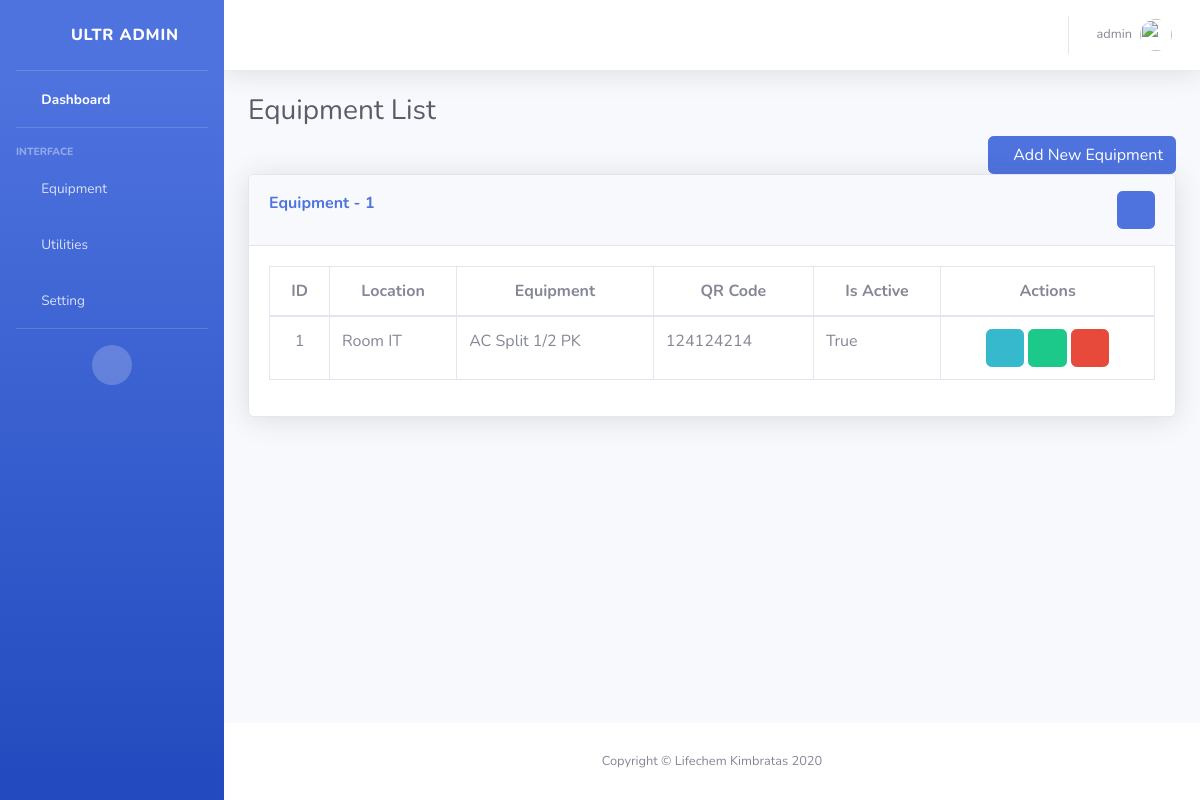
/equipment/ (signed in), run on an earlier commit of the app's database.
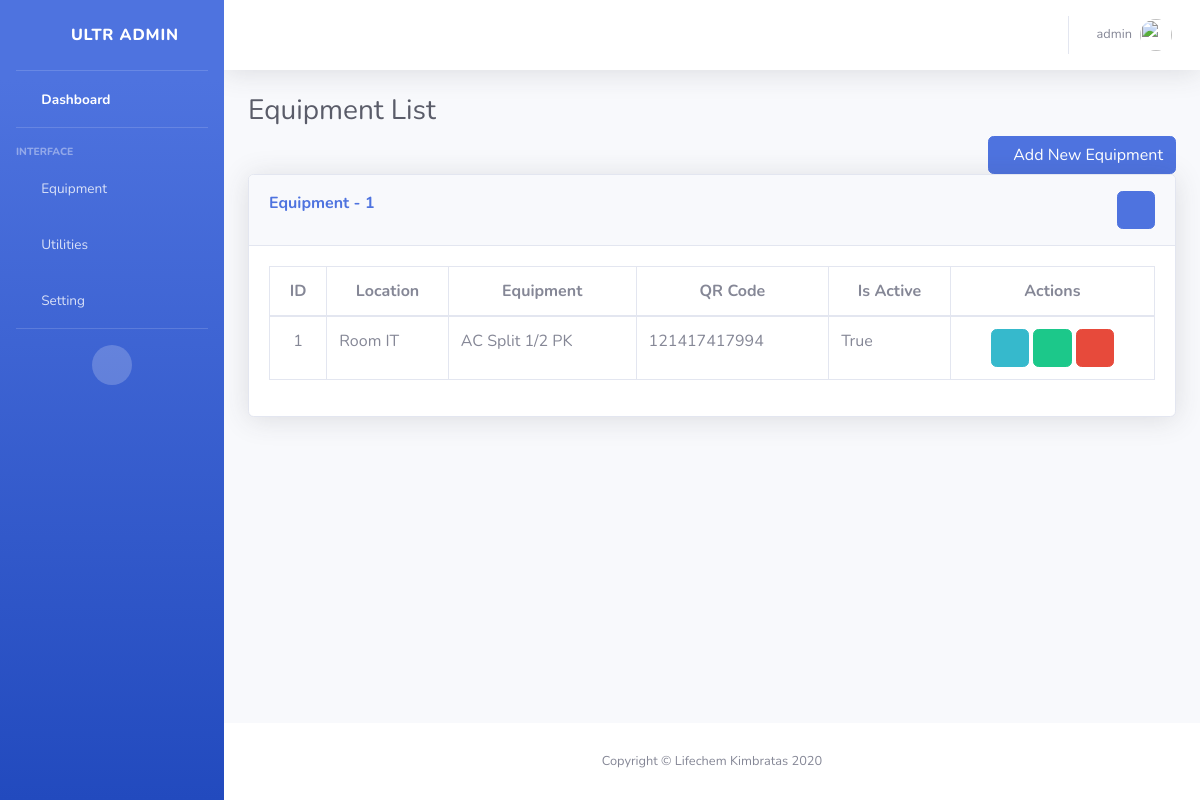
And on a later commit of the database.
### Equipment/models.py (models this page shows, shortened)
class Equipment(models.Model):
    def ids():
        no = Equipment.objects.count()
        if no == None:
            return 1
        else:
            return no + 1
    no = models.IntegerField(_('Code'), default=ids, unique=True, editable=False)
    id = models.CharField(max_length=30, unique=True, primary_key=True, null=False, editable=False)
    locate_id = models.ForeignKey('Locate', on_delete=models.CASCADE)
    name = models.CharField(_("Equipment"), max_length=50, null=False)
    qr_code = models.CharField(max_length=12, unique=True, null=False)
    is_active = models.BooleanField(default=True)
    description = models.TextField(blank=True, max_length=255)
    created_on = models.DateTimeField(_('Created on'), auto_now_add=True)
    updated_on = models.DateTimeField(_('Updated on'), auto_now_add=False, blank=True, null=True)
    created_by = models.ForeignKey(User, related_name='equipment_created_by_user', null=True, on_delete=models.SET_NULL)
    updated_by = models.ForeignKey(User, related_name='equipment_updated_by_user', null=True, blank=True, on_delete=models.SET_NULL)

class Locate(models.Model):
    def ids():
        no = Equipment.objects.count()
        if no == None:
            return 1
        else:
            return no + 1
    no = models.IntegerField(_('Code'), default=ids, unique=True, editable=False)
    id = models.CharField(max_length=30, unique=True, primary_key=True, null=False, editable=False)
    name = models.CharField(max_length=50, null=False)
    is_active = models.BooleanField(default=True)
    description = models.TextField(blank=True, max_length=255)
    created_on = models.DateTimeField(_('Created on'), auto_now_add=True)
    updated_on = models.DateTimeField(_('Updated on'), auto_now_add=False, blank=True, null=True)
    created_by = models.ForeignKey(User, related_name='locate_created_by_user', null=True, on_delete=models.SET_NULL)
    updated_by = models.ForeignKey(User, related_name='locate_updated_by_user', blank=True, null=True, on_delete=models.SET_NULL)
    def __str__(self):
        return self.name

### Common/access_decorators_mixins.py (the view)
    def wraps(request, *args, **kwargs):
        if request.user.role =='ADMIN' or request.user.is_superuser or request.user.has_staff_access:
            return functions(request, *args, **kwargs)
        else:
            raise PermissionDenied

### Equipment/views.py (called while the page is built, shortened)
@login_required
@Manager_access_required
@Supervisor_access_required
@Staff_access_required
def Equipment_List(request):
    if request.method == 'GET':
        if request.user.role == 'ADMIN' or request.user.is_superuser:
            equipment = Equipment.objects.all().distinct()
        else:
            equipment = Equipment.objects.filter(Q(created_by=request.user)).distinct()
        today =datetime.today().date()
        locate = Locate.objects.all().distinct()
        return render(request, 'equipment_list.html', {'equipment':equipment, 'locate':locate, 'today':today})

### Equipment/templates/equipment_list.html (shortened to what this page needs)
{% extends "layout/base.html" %}
{% load paginate%}
{% block content %}
<div class="container-fluid">
  <h1 class="h3 mb-2 text-gray-800">Equipment List</h1>
  <div class="row">
    <div class="col-lg-12 text-right">
      <span class="d-lg-inline"><a class="btn btn-primary" href="{% url 'Equipment:Equipment_Create'%}"><i class="fa fa-plus"></i>Add New Equipment</a></span>
    </div>
  </div>
  <div class="card shadow mb-4">
    <div class="card-header py-3 text-right">
      <span class="m-0 font-weight-bold text-primary float-left ">Equipment - {% if show_pageitems %}
        {% show_pageitems %}{% else %}
        {{ equipment|length}}{% endif %}</span>
      <span class="filter_toggle">
        <a href="#" class="btn btn-primary"><i class="fas fa-filter"></i></a>
      </span>
    </div>
    <div class="card-body">
      <div class="table-responsive">
        <table class="table table-bordered" id="dataTable" width="100%" cellspacing="0">
          <thead>
            {% if equipment|length > 0 %}
            <tr class="text-center">
              <th>ID</th>
              <th>Location</th>
              <th>Equipment</th>
              <th>QR Code</th>
              <th>Is Active</th>
              <th>Actions</th>
            </tr>
            {% endif %}
          </thead>
          <tbody>
            {% for equip in equipment %}
            <tr>
              <td class="text-center" scope="row">{{forloop.counter}}</td>
              <td>{{ equip.locate_id}}</td>
              <td>{{ equip.name}}</td>
              <td>{{ equip.qr_code}}</td>
              <td>{{ equip.is_active}}</td>
              <td class="actions text-center">
                {% if request.user == equip.created_by or request.user.role == 'ADMIN' %}
                <a href="{% url 'Equipment:Equipment_Detail' equip.id %}" class="btn btn-info edit"><i class="fas fa-eye"></i></a>
                <a href="{% url 'Equipment:Equipment_Edit' equip.id %}" class="btn btn-success edit"><i class="fas fa-pencil-alt"></i></a>
                <a href="{% url 'Equipment:Equipment_Delete' equip.id %}" class="btn btn-danger delete remove_document"><i class="fas fa-trash-alt"></i></a>
                {% endif %}
              </td>
            {% endfor %}
            </tr>
          </tbody>
        </table>
      </div>
    </div>
  </div>
</div>
{% endblock content %}

What changed in the data, as far as the page shows it:
changed Equipment "AC Split 1/2 PK": qr_code "124124214" → "121417417994"
